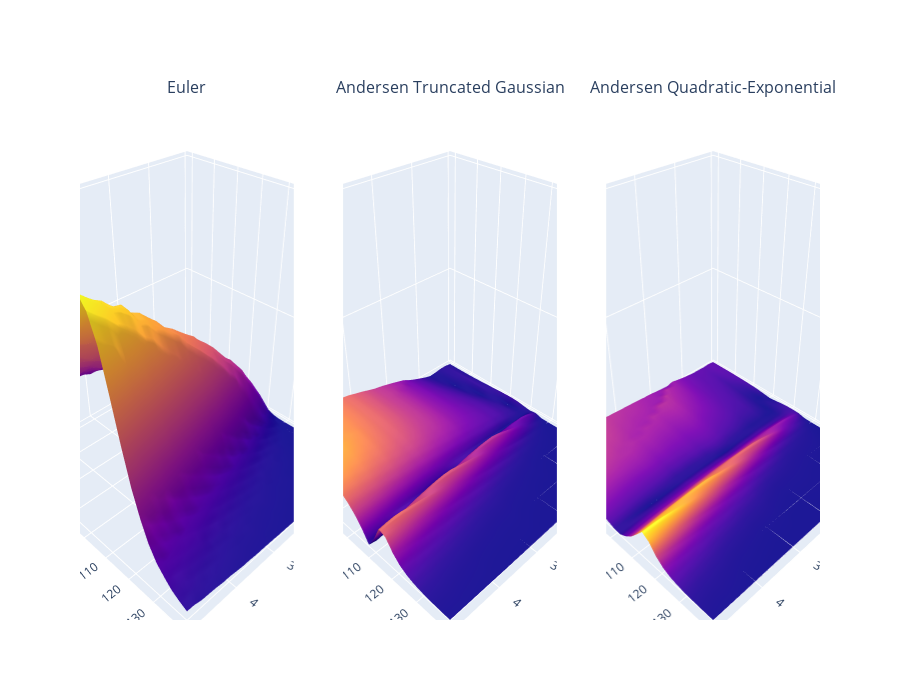

The cell this chart's notebook holds for it:
### Code cell
import plotly.graph_objects as go
import plotly.express as px
from plotly.subplots import make_subplots

fig = make_subplots(rows=1, cols=3, specs=[[{'type':'surface'}, {'type':'surface'}, {'type':'surface'}]], subplot_titles = ['Euler', 'Andersen Truncated Gaussian', 'Andersen Quadratic-Exponential'], shared_xaxes=True)


max_error = max(test2_euler.values.max(), test2_anderson_tg.values.max(), test2_anderson_qe.values.max())
min_error  =min(test2_euler.values.min(), test2_anderson_tg.values.min(), test2_anderson_qe.values.min())

fig.add_trace(go.Surface(z=test2_euler.values, x=test2_euler.columns, y=test2_euler.index, showscale=False), row=1, col=1, )
fig.add_trace(go.Surface(z=test2_anderson_tg.values, x=test2_anderson_tg.columns, y=test2_anderson_tg.index, showscale=False), row=1, col=2)
fig.add_trace(go.Surface(z=test2_anderson_qe.values, x=test2_anderson_qe.columns, y=test2_anderson_qe.index, showscale=False), row=1, col=3)
fig.update_scenes(xaxis_title_text='T',  
                  yaxis_title_text='Strike',  
                  zaxis_title_text='error',
                     zaxis = dict(nticks=4, range=[min_error*(1.02),max_error*(1.02)]))

fig.update_layout(
    height=700);
fig.show()

### Figure 1 — Plotly figure (JSON) as saved in the notebook; plotly's stock layout.template omitted (floating-point values rounded to 4 significant figures; data arrays with more than 128 entries replaced by an {"elided": "..."} marker saying what was removed)
{"data": [{"scene": "scene", "showscale": false, "type": "surface", "x": [0.1, 0.269, 0.4379, 0.6069, 0.7759, 0.9448, 1.114, 1.283, 1.452, 1.621, 1.79, 1.959, 2.128, 2.297, 2.466, 2.634, 2.803, 2.972, 3.141, 3.31, 3.479, 3.648, 3.817, 3.986, 4.155, 4.324, 4.493, 4.662, 4.831, 5], "y": [60, 62.76, 65.52, 68.28, 71.03, 73.79, 76.55, 79.31, 82.07, 84.83, 87.59, 90.34, 93.1, 95.86, 98.62, 101.4, 104.1, 106.9, 109.7, 112.4, 115.2, 117.9, 120.7, 123.4, 126.2, 129.0, 131.7, 134.5, 137.2, 140], "z": {"elided": "30x30 float values"}}, {"scene": "scene2", "showscale": false, "type": "surface", "x": [0.1, 0.269, 0.4379, 0.6069, 0.7759, 0.9448, 1.114, 1.283, 1.452, 1.621, 1.79, 1.959, 2.128, 2.297, 2.466, 2.634, 2.803, 2.972, 3.141, 3.31, 3.479, 3.648, 3.817, 3.986, 4.155, 4.324, 4.493, 4.662, 4.831, 5], "y": [60, 62.76, 65.52, 68.28, 71.03, 73.79, 76.55, 79.31, 82.07, 84.83, 87.59, 90.34, 93.1, 95.86, 98.62, 101.4, 104.1, 106.9, 109.7, 112.4, 115.2, 117.9, 120.7, 123.4, 126.2, 129.0, 131.7, 134.5, 137.2, 140], "z": {"elided": "30x30 float values"}}, {"scene": "scene3", "showscale": false, "type": "surface", "x": [0.1, 0.269, 0.4379, 0.6069, 0.7759, 0.9448, 1.114, 1.283, 1.452, 1.621, 1.79, 1.959, 2.128, 2.297, 2.466, 2.634, 2.803, 2.972, 3.141, 3.31, 3.479, 3.648, 3.817, 3.986, 4.155, 4.324, 4.493, 4.662, 4.831, 5], "y": [60, 62.76, 65.52, 68.28, 71.03, 73.79, 76.55, 79.31, 82.07, 84.83, 87.59, 90.34, 93.1, 95.86, 98.62, 101.4, 104.1, 106.9, 109.7, 112.4, 115.2, 117.9, 120.7, 123.4, 126.2, 129.0, 131.7, 134.5, 137.2, 140], "z": {"elided": "30x30 float values"}}], "layout": {"annotations": [{"font": {"size": 16}, "showarrow": false, "text": "Euler", "x": 0.1444, "xanchor": "center", "xref": "paper", "y": 1, "yanchor": "bottom", "yref": "paper"}, {"font": {"size": 16}, "showarrow": false, "text": "Andersen Truncated Gaussian", "x": 0.5, "xanchor": "center", "xref": "paper", "y": 1, "yanchor": "bottom", "yref": "paper"}, {"font": {"size": 16}, "showarrow": false, "text": "Andersen Quadratic-Exponential", "x": 0.8556, "xanchor": "center", "xref": "paper", "y": 1, "yanchor": "bottom", "yref": "paper"}], "height": 700, "scene": {"domain": {"x": [0, 0.2889], "y": [0, 1]}, "xaxis": {"title": {"text": "T"}}, "yaxis": {"title": {"text": "Strike"}}, "zaxis": {"nticks": 4, "range": [3.008e-10, 1.016], "title": {"text": "error"}}}, "scene2": {"domain": {"x": [0.3556, 0.6444], "y": [0, 1]}, "xaxis": {"title": {"text": "T"}}, "yaxis": {"title": {"text": "Strike"}}, "zaxis": {"nticks": 4, "range": [3.008e-10, 1.016], "title": {"text": "error"}}}, "scene3": {"domain": {"x": [0.7111, 1], "y": [0, 1]}, "xaxis": {"title": {"text": "T"}}, "yaxis": {"title": {"text": "Strike"}}, "zaxis": {"nticks": 4, "range": [3.008e-10, 1.016], "title": {"text": "error"}}}}}
